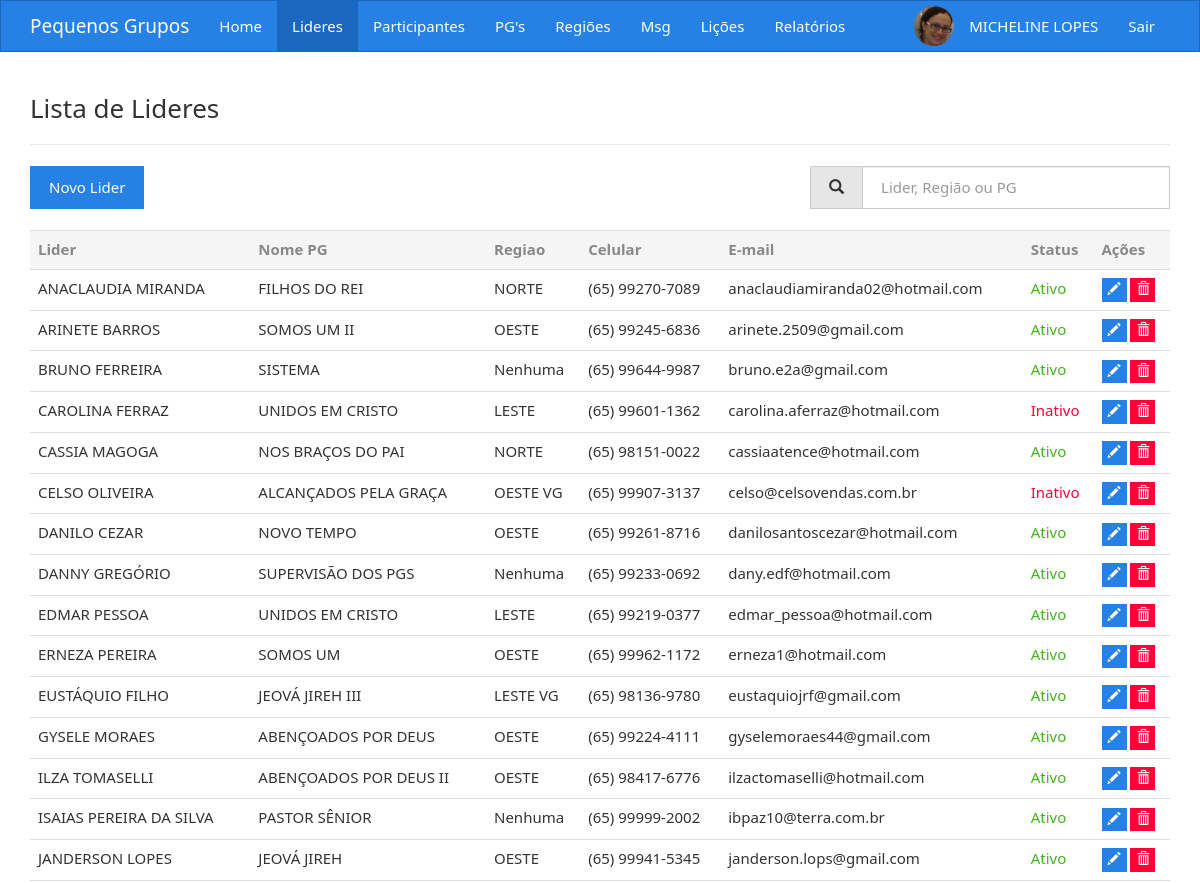
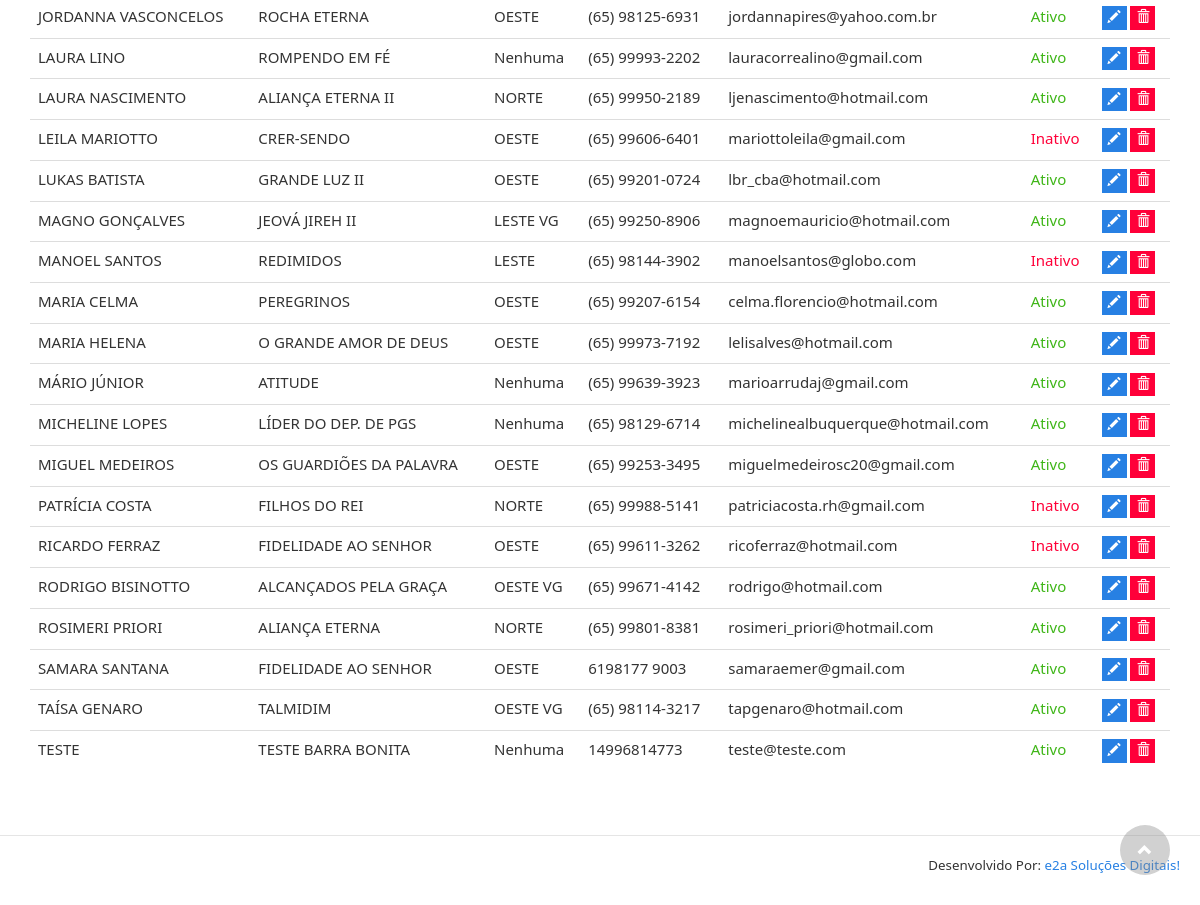
The app's page /lider.php (signed in) with its own data (2 pictures, top to bottom).
### tables this page shows
CREATE TABLE `lider` (
  `idLider` int(11) NOT NULL AUTO_INCREMENT,
  `nome` varchar(255) DEFAULT NULL,
  `nomePG` varchar(255) DEFAULT NULL,
  `regiao` int(11) DEFAULT NULL,
  `telefone` varchar(255) DEFAULT NULL,
  `email` varchar(255) DEFAULT NULL,
  `senha` varchar(255) DEFAULT NULL,
  `status` enum('Ativo','Inativo') DEFAULT 'Ativo',
  `nivelacesso` tinyint(3) DEFAULT NULL,
  `foto` varchar(255) DEFAULT NULL,
  `mapa` varchar(500) DEFAULT NULL,
  `criado` datetime DEFAULT NULL,
  `modificado` datetime DEFAULT NULL,
  `logado` enum('1','2') DEFAULT '1',
  `ultimoacesso` datetime DEFAULT NULL,
  PRIMARY KEY (`idLider`)
);

CREATE TABLE `regiao` (
  `idRegiao` int(11) NOT NULL AUTO_INCREMENT,
  `nomeRegiao` varchar(255) DEFAULT NULL,
  `idResp` int(11) DEFAULT NULL,
  `criado` datetime DEFAULT NULL,
  `modificado` datetime DEFAULT NULL,
  PRIMARY KEY (`idRegiao`)
);

### lider.php (the view, shortened to what this page needs)
<?php
include_once "components/conexao.php";
$comando = "select * from lider as l
join regiao as r
on l.regiao = r.idRegiao
order by l.nome";
$resultado = mysqli_query($conn, $comando);
?>
<!DOCTYPE html>
<html lang="pt-br">
<head>
    <link href="css/bootstrap.min.css" rel="stylesheet">
    <link href="css/style.css" rel="stylesheet">
</head>
<body>
<?php
include_once "components/header.php";
?>
<section>
    <div class="container">
        <h3>Lista de Lideres</h3>
        <hr>
        <div class="row">
            <?php if ($_SESSION['nivel']==1){ ?>
                <div class="col-sm-8">
                    <a href="newlider.php" class="btn btn-primary">Novo Lider</a>
                    <br class="hidden-sm hidden-md hidden-lg"/><br class="hidden-sm hidden-md hidden-lg"/>
                </div>
            <?php }?>
            <div class="col-sm-4">
                <form id="busca">
                    <div class="input-group">
                        <div class="input-group-addon"><span class="glyphicon glyphicon-search"></span></div>
                        <input type="text" class="form-control" id="campo" name="campo" placeholder="Lider, Região ou PG">
                    </div>
                </form>
            </div>
            <div class="col-sm-12" id="resultado">
                <br/>
                <table class="table table-hover detal hidden-xs">
                    <tr class="title-table">
                        <th>Lider</th>
                        <th>Nome PG</th>
                        <th>Regiao</th>
                        <th>Celular</th>
                        <th>E-mail</th>
                        <th>Status</th>
                        <th>Ações</th>
                    </tr>
                    <?php while ($dadosLider = mysqli_fetch_array($resultado)){
                        $status = $dadosLider['status'];
                        ?>
                        <tr>
                            <td data-toggle="modal" data-target=".detalhes" onclick="enviaDados('<?php if (empty($dadosLider['foto'])){print "img/foto.jpg";}else{ print $dadosLider['foto']; } ?>', '<?php print $dadosLider['nome'] ?>', '<?php print $dadosLider['nomePG'] ?>', '<?php print $dadosLider['nomeRegiao'] ?>', '<?php print $dadosLider['telefone'] ?>', '<?php print $dadosLider['email'] ?>', '<?php print $dadosLider['status'] ?>')"><?php print $dadosLider['nome'] ?></td>
                            <td data-toggle="modal" data-target=".detalhes" onclick="enviaDados('<?php if (empty($dadosLider['foto'])){print "img/foto.jpg";}else{ print $dadosLider['foto']; } ?>', '<?php print $dadosLider['nome'] ?>', '<?php print $dadosLider['nomePG'] ?>', '<?php print $dadosLider['nomeRegiao'] ?>', '<?php print $dadosLider['telefone'] ?>', '<?php print $dadosLider['email'] ?>', '<?php print $dadosLider['status'] ?>')"><?php print $dadosLider['nomePG'] ?></td>
                            <td data-toggle="modal" data-target=".detalhes" onclick="enviaDados('<?php if (empty($dadosLider['foto'])){print "img/foto.jpg";}else{ print $dadosLider['foto']; } ?>', '<?php print $dadosLider['nome'] ?>', '<?php print $dadosLider['nomePG'] ?>', '<?php print $dadosLider['nomeRegiao'] ?>', '<?php print $dadosLider['telefone'] ?>', '<?php print $dadosLider['email'] ?>', '<?php print $dadosLider['status'] ?>')"><?php print $dadosLider['nomeRegiao'] ?></td>
                            <td data-toggle="modal" data-target=".detalhes" onclick="enviaDados('<?php if (empty($dadosLider['foto'])){print "img/foto.jpg";}else{ print $dadosLider['foto']; } ?>', '<?php print $dadosLider['nome'] ?>', '<?php print $dadosLider['nomePG'] ?>', '<?php print $dadosLider['nomeRegiao'] ?>', '<?php print $dadosLider['telefone'] ?>', '<?php print $dadosLider['email'] ?>', '<?php print $dadosLider['status'] ?>')"><?php print $dadosLider['telefone'] ?></td>
                            <td data-toggle="modal" data-target=".detalhes" onclick="enviaDados('<?php if (empty($dadosLider['foto'])){print "img/foto.jpg";}else{ print $dadosLider['foto']; } ?>', '<?php print $dadosLider['nome'] ?>', '<?php print $dadosLider['nomePG'] ?>', '<?php print $dadosLider['nomeRegiao'] ?>', '<?php print $dadosLider['telefone'] ?>', '<?php print $dadosLider['email'] ?>', '<?php print $dadosLider['status'] ?>')"><?php print $dadosLider['email'] ?></td>
                            <td>
                                <span class="<?php if ($status == 'Inativo'){ print "text-danger"; }else{ print "text-success";} ?>">
                                    <?php print $status ?>
                                </span>
                            </td>
                            <td>
                                <?php if ($_SESSION['nivel'] == 1 || $_SESSION['idLider'] == $dadosLider['idLider']){ ?>
                                    <form method="post" action="process/excluirlider.php">
                                        <a class="btn btn-xs btn-primary" href="editarlider.php?id=<?php print $dadosLider['idLider']?>"><span class="glyphicon glyphicon-pencil"></span></a>
                                        <?php if ($_SESSION['nivel'] == 1){ ?>
                                            <button class="btn btn-xs btn-danger" type="submit"><span class="glyphicon glyphicon-trash"></span></button>
                                        <?php } ?>
                                    </form>
                                <?php } ?>
                            </td>
                        </tr>
                    <?php } ?>
                </table>
            </div>
        </div>
    </div>
</section>
<br/><br/>
<div class="modal-footer">
    <p class="creditos">Desenvolvido Por: <a href="http://www.e2adigital.com" target="_blank">e2a Soluções Digitais!</a></p>
</div>
<a class="subirTopo" href="javascript:levTop();"><i class="glyphicon glyphicon-chevron-up"></i></a>
</body>
</html>

### components/header.php (shortened to what this page needs)
<?php
$paginaAtiva = basename($_SERVER['SCRIPT_NAME']);
?>
<header>
    <nav class="navbar navbar-inverse">
        <div class="container">
            <div class="navbar-header">
                <a class="navbar-brand" href="#">Pequenos Grupos</a>
            </div>
            <div class="collapse navbar-collapse" id="bs-example-navbar-collapse-1">
                <ul class="nav navbar-nav">
                    <li <?php if($paginaAtiva == 'home.php') {print "class='active'";}?> ><a href="home.php">Home</a></li>
                    <li <?php if($paginaAtiva == 'lider.php' || $paginaAtiva == 'newlider.php' || $paginaAtiva == 'editarlider.php' ) {print "class='active'";}?> ><a href="lider.php">Lideres</a></li>
                    <li <?php if($paginaAtiva == 'participantes.php') {print "class='active'";}?> ><a href="participantes.php">Participantes</a></li>
                    <li <?php if($paginaAtiva == 'pequenosgrupos.php') {print "class='active'";}?> ><a href="pequenosgrupos.php">PG's</a></li>
                    <?php if ($_SESSION['nivel']==1){ ?>
                        <li <?php if($paginaAtiva == 'novaregiao.php') {print "class='active'";}?> ><a href="novaregiao.php">Regiões</a></li>
                        <li class="detal" data-toggle="modal" data-target=".msg"><a>Msg</a></li>
                    <?php }?>
                    <li <?php if($paginaAtiva == 'tema.php') {print "class='active'";}?> ><a href="tema.php">Lições</a></li>
                    <li  ><a href="relatorios.php">Relatórios</a></li>
                </ul>
                <ul class="nav navbar-nav navbar-right">
                    <li data-toggle="modal" data-target=".foto"><img src="<?php if(empty($_SESSION['foto'])){ print "img/foto.jpg"; }else{print $_SESSION['foto'];} ?>" alt="Foto Lider" class="img-circle img-header hidden-xs"></li>
                    <li class="hidden-xs"><a href="#"><?php print $_SESSION['nome'] ?></a></li>
                    <li><a href="process/sair.php">Sair</a></li>
                </ul>
            </div>
        </div>
    </nav>
</header>

### css/style.css (style rules this page uses)
.title-table { background-color: #f5f5f5; color: #888888 }
.img-header { margin-top: 5px; width: 40px; height: 40px; cursor: pointer; }
.detal { cursor: pointer; }
.creditos { font-size: 10pt; }
.subirTopo { text-decoration: none; background: rgba(140, 140, 140, 0.5); width: 50px; height: 50px; bottom: 30px; right: 30px; color: #fff; text-align: center; cursor: pointer; padding: 15px; font-size: 15px; font-weight: bold; text-transform: uppercase; position: fixed; border: 0; font-family: sans-serif; opacity: .8; -webkit-border-radius: 50%; -moz-border-radius: 50%; border-radius: 50%; }

### records on screen
lider: nome "ANACLAUDIA MIRANDA", nomePG "FILHOS DO REI", regiao.nomeRegiao "NORTE", telefone "(65) 99270-7089", email "anaclaudiamiranda02@hotmail.com", status "Ativo"
lider: nome "ARINETE BARROS", nomePG "SOMOS UM II", regiao.nomeRegiao "OESTE", telefone "(65) 99245-6836", email "arinete.2509@gmail.com", status "Ativo"
lider: nome "BRUNO FERREIRA", nomePG "SISTEMA", regiao.nomeRegiao "Nenhuma", telefone "(65) 99644-9987", email "bruno.e2a@gmail.com", status "Ativo"
lider: nome "CAROLINA FERRAZ", nomePG "UNIDOS EM CRISTO", regiao.nomeRegiao "LESTE", telefone "(65) 99601-1362", email "carolina.aferraz@hotmail.com", status "Inativo"
lider: nome "CASSIA MAGOGA", nomePG "NOS BRAÇOS DO PAI", regiao.nomeRegiao "NORTE", telefone "(65) 98151-0022", email "cassiaatence@hotmail.com", status "Ativo"
lider: nome "CELSO OLIVEIRA", nomePG "ALCANÇADOS PELA GRAÇA", regiao.nomeRegiao "OESTE VG", telefone "(65) 99907-3137", email "celso@celsovendas.com.br", status "Inativo"
lider: nome "DANILO CEZAR", nomePG "NOVO TEMPO", regiao.nomeRegiao "OESTE", telefone "(65) 99261-8716", email "danilosantoscezar@hotmail.com", status "Ativo"
lider: nome "DANNY GREGÓRIO", nomePG "SUPERVISÃO DOS PGS", regiao.nomeRegiao "Nenhuma", telefone "(65) 99233-0692", email "dany.edf@hotmail.com", status "Ativo"
lider: nome "EDMAR PESSOA", nomePG "UNIDOS EM CRISTO", regiao.nomeRegiao "LESTE", telefone "(65) 99219-0377", email "edmar_pessoa@hotmail.com", status "Ativo"
lider: nome "ERNEZA PEREIRA", nomePG "SOMOS UM", regiao.nomeRegiao "OESTE", telefone "(65) 99962-1172", email "erneza1@hotmail.com", status "Ativo"
lider: nome "EUSTÁQUIO FILHO", nomePG "JEOVÁ JIREH III", regiao.nomeRegiao "LESTE VG", telefone "(65) 98136-9780", email "eustaquiojrf@gmail.com", status "Ativo"
lider: nome "GYSELE MORAES", nomePG "ABENÇOADOS POR DEUS", regiao.nomeRegiao "OESTE", telefone "(65) 99224-4111", email "gyselemoraes44@gmail.com", status "Ativo"
lider: nome "ILZA TOMASELLI", nomePG "ABENÇOADOS POR DEUS II", regiao.nomeRegiao "OESTE", telefone "(65) 98417-6776", email "ilzactomaselli@hotmail.com", status "Ativo"
lider: nome "ISAIAS PEREIRA DA SILVA", nomePG "PASTOR SÊNIOR", regiao.nomeRegiao "Nenhuma", telefone "(65) 99999-2002", email "ibpaz10@terra.com.br", status "Ativo"
lider: nome "JANDERSON LOPES", nomePG "JEOVÁ JIREH", regiao.nomeRegiao "OESTE", telefone "(65) 99941-5345", email "janderson.lops@gmail.com", status "Ativo"
lider: nome "JORDANNA VASCONCELOS", nomePG "ROCHA ETERNA", regiao.nomeRegiao "OESTE", telefone "(65) 98125-6931", email "jordannapires@yahoo.com.br", status "Ativo"
lider: nome "LAURA LINO", nomePG "ROMPENDO EM FÉ", regiao.nomeRegiao "Nenhuma", telefone "(65) 99993-2202", email "lauracorrealino@gmail.com", status "Ativo"
lider: nome "LAURA NASCIMENTO", nomePG "ALIANÇA ETERNA II", regiao.nomeRegiao "NORTE", telefone "(65) 99950-2189", email "ljenascimento@hotmail.com", status "Ativo"
lider: nome "LEILA MARIOTTO", nomePG "CRER-SENDO", regiao.nomeRegiao "OESTE", telefone "(65) 99606-6401", email "mariottoleila@gmail.com", status "Inativo"
lider: nome "LUKAS BATISTA", nomePG "GRANDE LUZ II", regiao.nomeRegiao "OESTE", telefone "(65) 99201-0724", email "lbr_cba@hotmail.com", status "Ativo"
lider: nome "MAGNO GONÇALVES", nomePG "JEOVÁ JIREH II", regiao.nomeRegiao "LESTE VG", telefone "(65) 99250-8906", email "magnoemauricio@hotmail.com", status "Ativo"
lider: nome "MANOEL SANTOS", nomePG "REDIMIDOS", regiao.nomeRegiao "LESTE", telefone "(65) 98144-3902", email "manoelsantos@globo.com", status "Inativo"
lider: nome "MARIA CELMA", nomePG "PEREGRINOS", regiao.nomeRegiao "OESTE", telefone "(65) 99207-6154", email "celma.florencio@hotmail.com", status "Ativo"
lider: nome "MARIA HELENA", nomePG "O GRANDE AMOR DE DEUS", regiao.nomeRegiao "OESTE", telefone "(65) 99973-7192", email "lelisalves@hotmail.com", status "Ativo"
lider: nome "MÁRIO JÚNIOR", nomePG "ATITUDE", regiao.nomeRegiao "Nenhuma", telefone "(65) 99639-3923", email "marioarrudaj@gmail.com", status "Ativo"
lider: nome "MICHELINE LOPES", nomePG "LÍDER DO DEP. DE PGS", regiao.nomeRegiao "Nenhuma", telefone "(65) 98129-6714", email "michelinealbuquerque@hotmail.com", status "Ativo"
lider: nome "MIGUEL MEDEIROS", nomePG "OS GUARDIÕES DA PALAVRA", regiao.nomeRegiao "OESTE", telefone "(65) 99253-3495", email "miguelmedeirosc20@gmail.com", status "Ativo"
lider: nome "PATRÍCIA COSTA", nomePG "FILHOS DO REI", regiao.nomeRegiao "NORTE", telefone "(65) 99988-5141", email "patriciacosta.rh@gmail.com", status "Inativo"
lider: nome "RICARDO FERRAZ", nomePG "FIDELIDADE AO SENHOR", regiao.nomeRegiao "OESTE", telefone "(65) 99611-3262", email "ricoferraz@hotmail.com", status "Inativo"
lider: nome "RODRIGO BISINOTTO", nomePG "ALCANÇADOS PELA GRAÇA", regiao.nomeRegiao "OESTE VG", telefone "(65) 99671-4142", email "rodrigo@hotmail.com", status "Ativo"
lider: nome "ROSIMERI PRIORI", nomePG "ALIANÇA ETERNA", regiao.nomeRegiao "NORTE", telefone "(65) 99801-8381", email "rosimeri_priori@hotmail.com", status "Ativo"
lider: nome "SAMARA SANTANA", nomePG "FIDELIDADE AO SENHOR", regiao.nomeRegiao "OESTE", telefone "6198177 9003", email "samaraemer@gmail.com", status "Ativo"
lider: nome "TAÍSA GENARO", nomePG "TALMIDIM", regiao.nomeRegiao "OESTE VG", telefone "(65) 98114-3217", email "tapgenaro@hotmail.com", status "Ativo"
lider: nome "TESTE", nomePG "TESTE BARRA BONITA", regiao.nomeRegiao "Nenhuma", telefone "14996814773", email "teste@teste.com", status "Ativo"

### other values on screen
$_SESSION['nome'] "MICHELINE LOPES"
